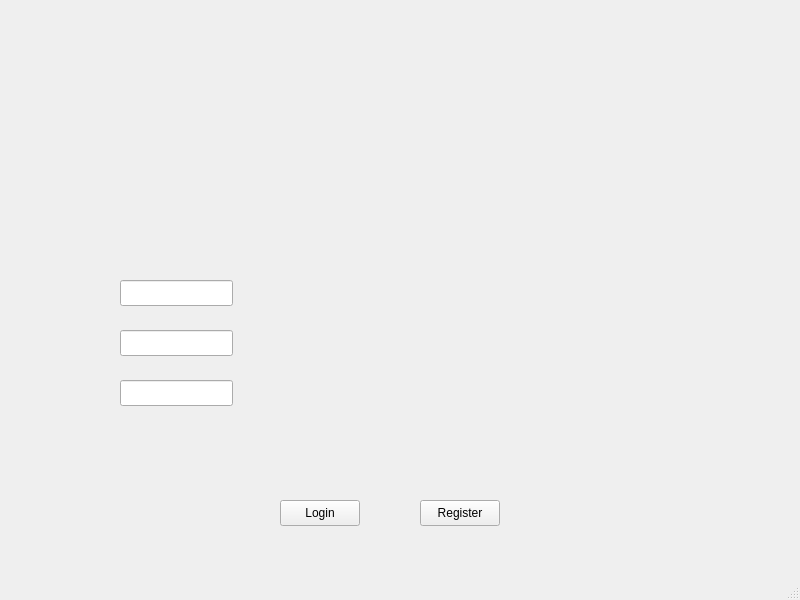
<?xml version="1.0" encoding="UTF-8"?>
<ui version="4.0">
 <class>Window</class>
 <widget class="QMainWindow" name="Window">
  <property name="geometry">
   <rect>
    <x>0</x>
    <y>0</y>
    <width>800</width>
    <height>600</height>
   </rect>
  </property>
  <property name="windowTitle">
   <string>Window</string>
  </property>
  <widget class="QWidget" name="centralwidget">
   <widget class="QPushButton" name="PBTN_LOGIN">
    <property name="geometry">
     <rect>
      <x>280</x>
      <y>500</y>
      <width>80</width>
      <height>26</height>
     </rect>
    </property>
    <property name="text">
     <string>Login</string>
    </property>
   </widget>
   <widget class="QPushButton" name="PBTN_REGISTER">
    <property name="geometry">
     <rect>
      <x>420</x>
      <y>500</y>
      <width>80</width>
      <height>26</height>
     </rect>
    </property>
    <property name="text">
     <string>Register</string>
    </property>
   </widget>
   <widget class="QLineEdit" name="LEDIT_PASS">
    <property name="geometry">
     <rect>
      <x>120</x>
      <y>330</y>
      <width>113</width>
      <height>26</height>
     </rect>
    </property>
   </widget>
   <widget class="QLineEdit" name="LEDIT_USER">
    <property name="geometry">
     <rect>
      <x>120</x>
      <y>280</y>
      <width>113</width>
      <height>26</height>
     </rect>
    </property>
   </widget>
   <widget class="QLineEdit" name="LEDIT_REPASS">
    <property name="geometry">
     <rect>
      <x>120</x>
      <y>380</y>
      <width>113</width>
      <height>26</height>
     </rect>
    </property>
   </widget>
  </widget>
  <widget class="QMenuBar" name="menubar">
   <property name="geometry">
    <rect>
     <x>0</x>
     <y>0</y>
     <width>800</width>
     <height>23</height>
    </rect>
   </property>
  </widget>
  <widget class="QStatusBar" name="statusbar"/>
 </widget>
 <resources/>
 <connections/>
</ui>
